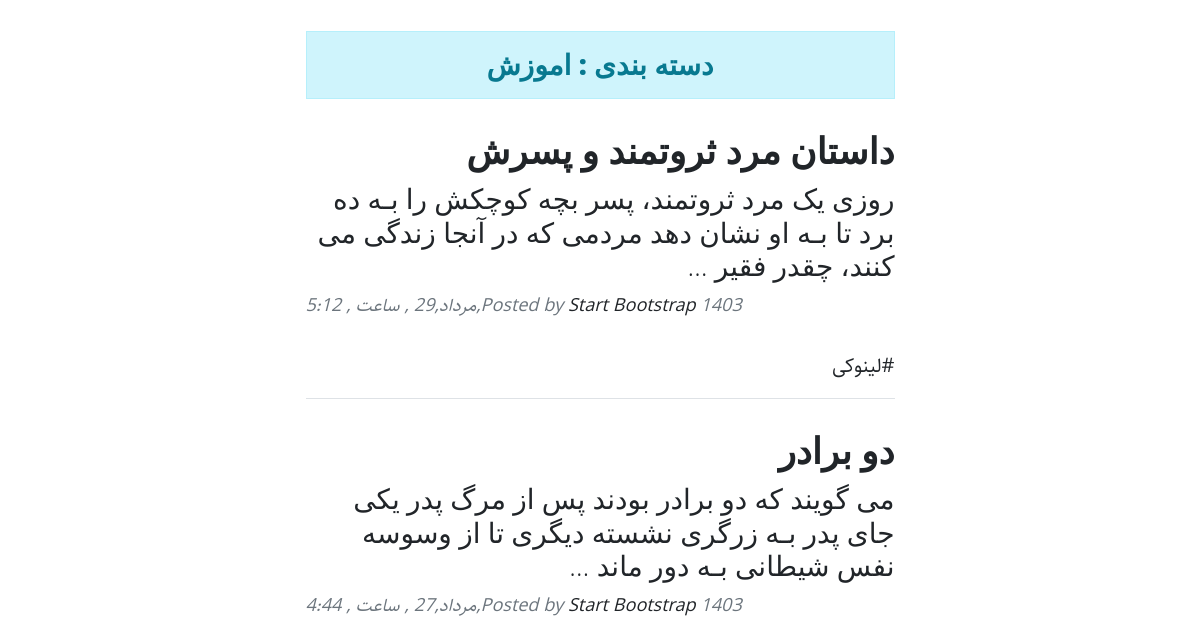
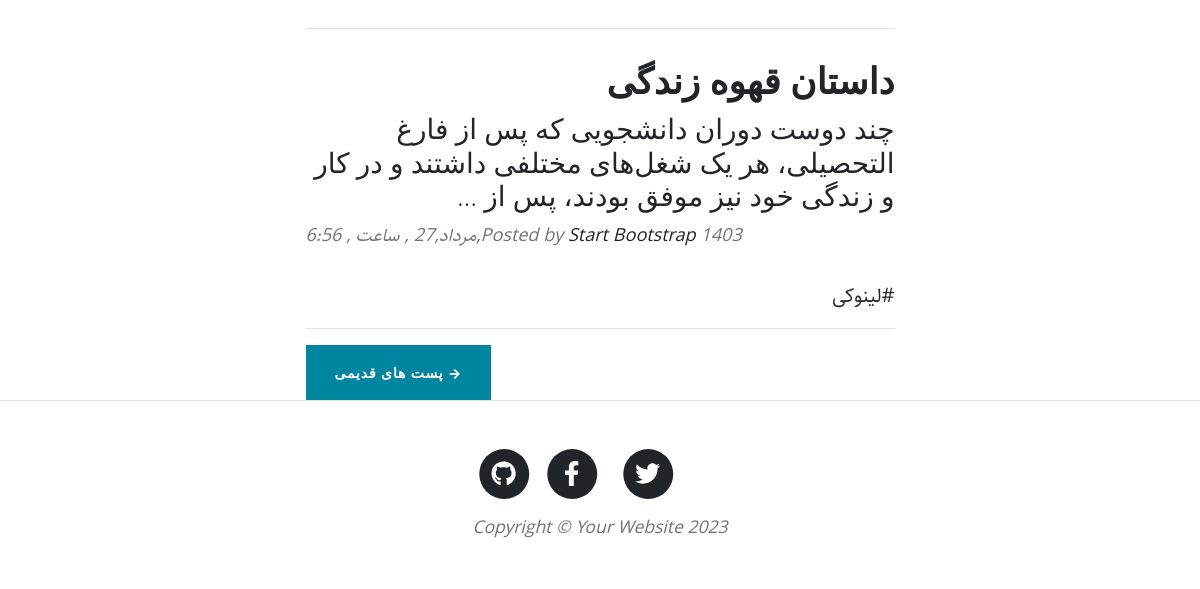
/category/learning (lower part), run on an earlier commit of the app's database (2 pictures, top to bottom).
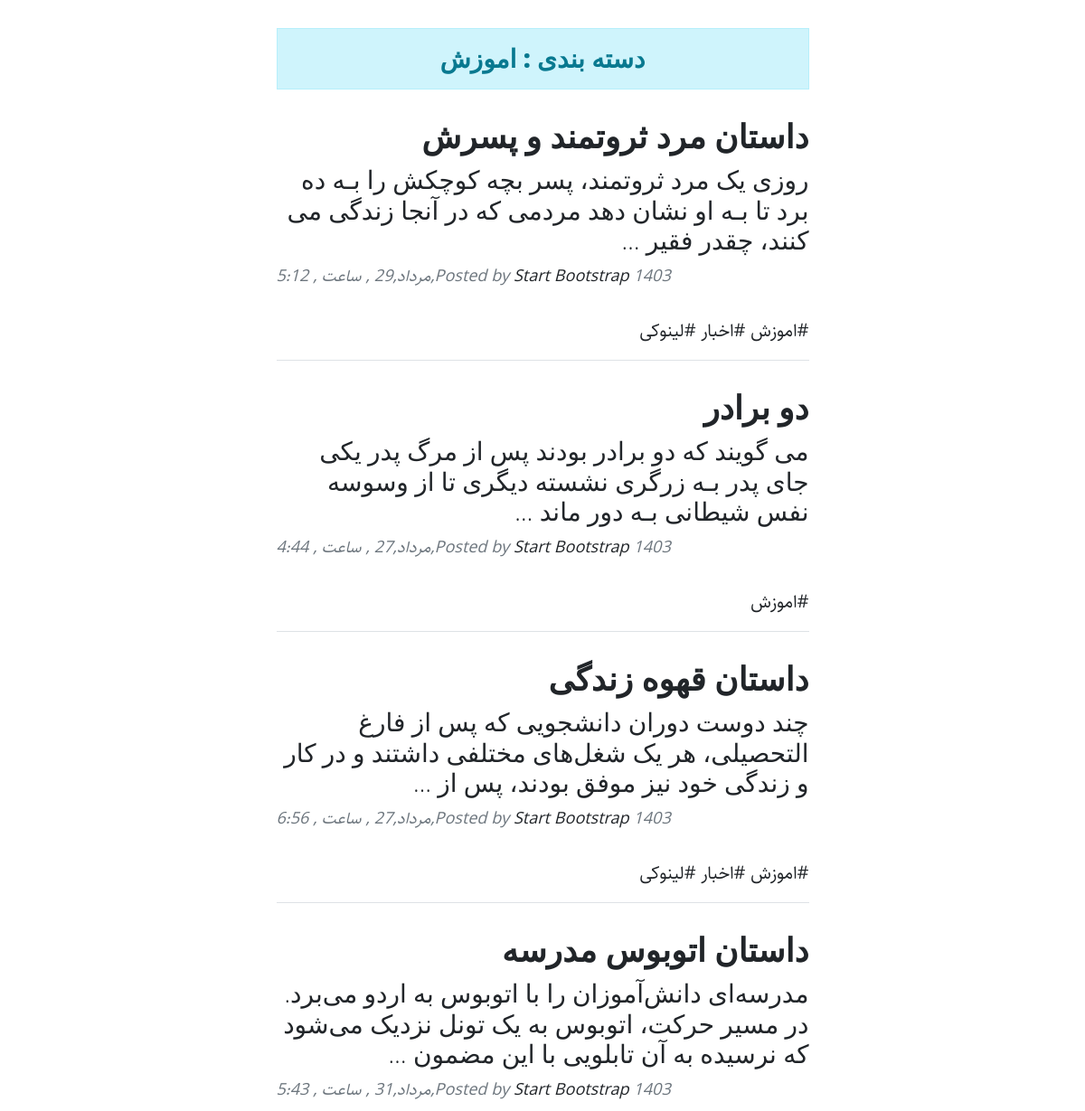
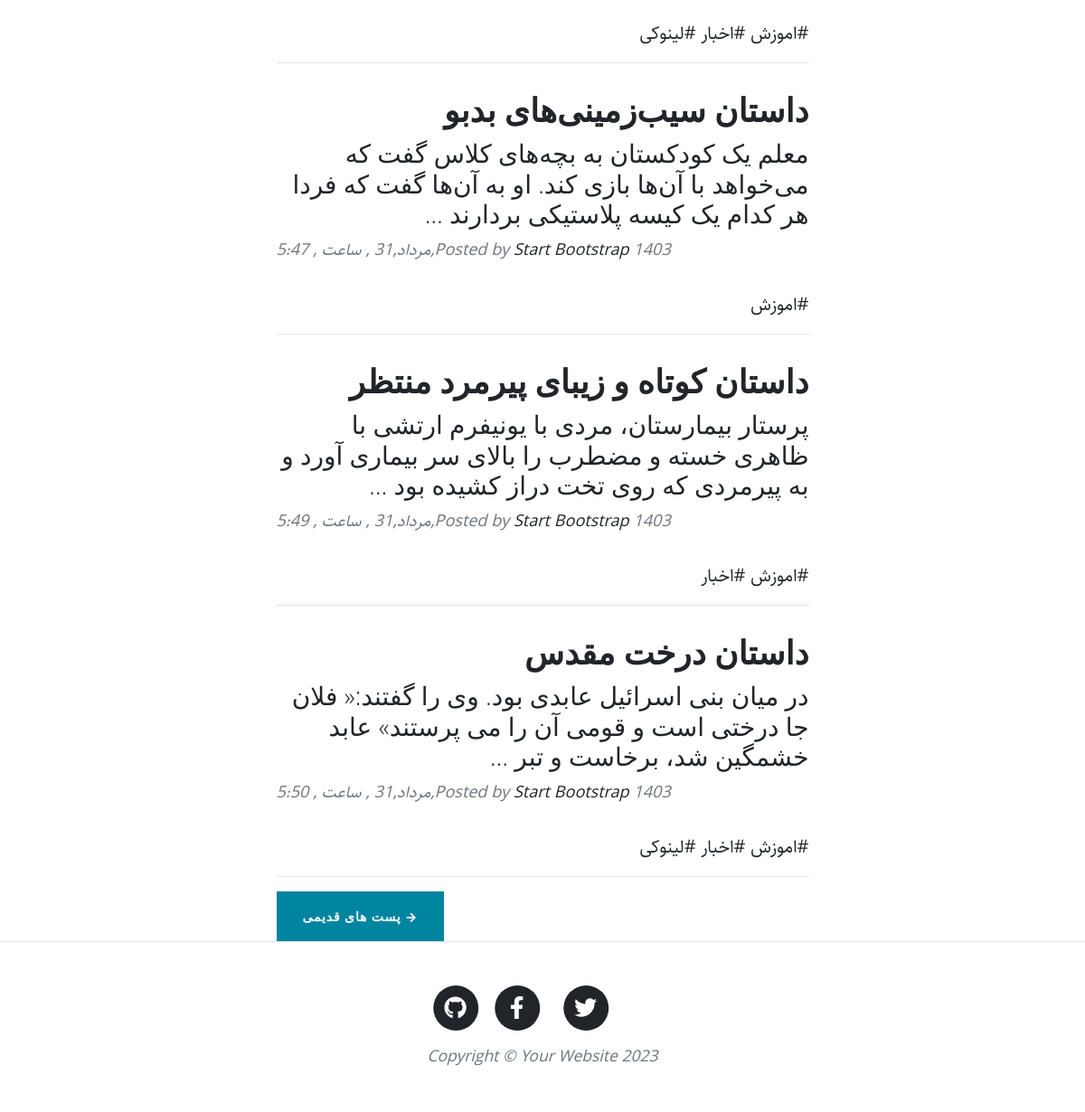
And on a later commit of the database (2 pictures, top to bottom).
### home/models.py (models this page shows, shortened)
class Category(models.Model):
    parent = models.ForeignKey('self', null=True, blank=True, related_name='children', on_delete=models.SET_NULL, verbose_name='زیر دسته')
    title = models.CharField(max_length=100, verbose_name="عنوان دسته بندی")
    slug = models.SlugField(max_length=100, unique=True, verbose_name="ادرس دسته بندی")
    status = models.BooleanField(default=True, verbose_name="آیا نمایش داده شود؟")
    position = models.IntegerField(verbose_name="موقعیت")
    class Meta:  # ین کلاس برای تنظیمات مدل هست
        verbose_name_plural = 'دسته بندی ها'
        verbose_name = 'دسته بندی'
        ordering = ['parent__id', 'position'] # می خوام رکورد ها بر اساس پوزیشن و به صورت صعودی مرتب بشه

class Article(models.Model):
    STATUS_CHOICES = (
        ('D', 'پیش نویس'),  #  اگر دف انتخاب بشه دی نشون میده
        ('P', 'منتشر شده'),  #  اگر پابلیش انتخاب بشه پی نشون میده
    )
    title = models.CharField(max_length=100, verbose_name="عنوان مقاله")
    slug = models.SlugField(max_length=100, unique=True, verbose_name="ادرس مقاله")  #  ادرس
    category = models.ManyToManyField(Category, verbose_name="دسته بندی", related_name="articles")  #  برای دسته بندی استفاده میشه
    description = models.TextField(verbose_name="محتوا")  #
    thumbnail = models.ImageField(upload_to="thumbnails", verbose_name="تصویر مقاله")
    published = models.DateTimeField(default=timezone.now, verbose_name='زمان انتشار مقاله')  #  زمان انتشار
    created = models.DateTimeField(auto_now_add=True, verbose_name='زمان ساخت مقاله')  #  زمان ساخت
    updated = models.DateTimeField(auto_now=True, verbose_name='زمان ادیت مقاله')  #  زمان ابدیت
    status = models.CharField(max_length=1, choices=STATUS_CHOICES, default='D', verbose_name="وضعیت")
    class Meta: # ین کلاس برای تنظیمات مدل هست
        verbose_name_plural = 'مقالات' # برای جا هایی که نام مدل رو باید به صورت جمع بنویسه
        verbose_name = 'مقاله' # این دو تا نامی که برای مدل توی ادمین پنل باید بزارم رو تعیین میکنه
    def jpublished(self):  # ین تابع تایم رو برای تغییرات به تابع میفرسته تا تاریخ به شمسی بشه
        return change_to_jalali(self.published)
    def category_status(self):  # اگر توی کتگوری گفته شده باشه نمایش داده شود انگاه status = True
        return self.category.filter(status=True)
    objects = ArticleManager()  # منیجر ArticleManeger به قابلیت های منیجر objects اضافه میشه
    def thumbnail_tag(self): # این تابع برای نمایش تصویر هستش
        return format_html(f"<img width = 100 height = 75 style = border-radius:6px src='{self.thumbnail.url}'>")
    thumbnail_tag.short_description = "تصویر"

### home/views.py (the view)
# urls.py: path('category/<slug:slug>', views.category, name='category'),
def category(request, slug): # این تابع برای category هستش
    context = {
        'category': get_object_or_404(Category, slug=slug) # کتگوری های یک ارتیکل رو میگیره
    }
    return render(request, 'category.html', context)

### extensions/jalali.py (called while the page is built)
    def persian_tuple(self):
        return self.persian_year, self.persian_month, self.persian_day

### extensions/utils.py (called while the page is built)
def change_to_jalali(time):  #  برای تغییر اطلاعات به شمسی
    time_to_string = f"{time.year},{time.month},{time.day}" # فرمت رو به استرینگ تبدیل میکنه
    time_to_tuple = jalali.Gregorian(time_to_string).persian_tuple()  #  به شمسی تبدیل میکنه
    jmonth = ["فروردین","اردیبهشت","خرداد","تیر","مرداد","شهریور","مهر","ابان","اذر","دی","بهمن","سفند"]
    time_to_list = list(time_to_tuple)
    for index, month in enumerate(jmonth): # enumerate به هر عنصر از ارایه یک اندیس میده و month میشه نام هر عنصر
        if time_to_list[1] == index + 1:
            time_to_list[1] = month
            break
    output = f"{time_to_list[0]},{time_to_list[1]},{time_to_list[2]} , ساعت , {time.hour}:{time.minute}"
    return output

### home/templatetags/base_tags.py (called while the page is built)
@register.simple_tag
def title():
    return 'وبلاگ جنگویی'

### home/templates/category.html (shortened to what this page needs)
{% extends 'base.html' %}
{% load static %}
        {% block main %}
        <div class="container px-4 px-lg-5">
            <div class="row gx-4 gx-lg-5 justify-content-center">
                <div class="col-md-10 col-lg-8 col-xl-7">
                    <h3 class="alert alert-info text-center" >دسته بندی : {{ category.title }}</h3>
                    {% for item in category.articles.all %}
                        <div class="post-preview">
                            <a class = "card-body" href = "{% url 'home:detail' item.slug %}">
                                <h2 class="post-title">{{item.title}}</h2>
                                <h3 class="post-subtitle">{{item.description|truncatewords:25}}</h3>
                            </a>
                            <p class="post-meta">
                                Posted by
                                <a href="#!">Start Bootstrap</a>
                                {{item.jpublished}}
                            </p>
                            <div>
                                {% for cat in item.category_status.all %}
                                    <a href="{% url 'home:category' cat.slug %}" >#{{cat.title}}</a>
                                {% endfor %}
                            </div>
                        </div>
                        <hr>
                    {% endfor %}
                    <div class="pager-botton"><a class="btn btn-primary text-uppercase" href="#!">→ پست های قدیمی </a></div>
                </div>
            </div>
        </div>
        {% endblock %}

### home/templates/base.html (shortened to what this page needs)
<!DOCTYPE html>
{% load base_tags %}
{% load static %}
<html lang="en">
<head>
    <link href="{% static 'home/css/styles.css' %}" rel="stylesheet" />
    <link href="{% static 'home/css/rtl.css' %}" rel="stylesheet" />
    </head>
    <body>
    </body>
</html>
        {% block main %}
        {% endblock %}
        <footer class="border-top">
            <div class="container px-4 px-lg-5">
                <div class="row gx-4 gx-lg-5 justify-content-center">
                    <div class="col-md-10 col-lg-8 col-xl-7">
                        <ul class="list-inline text-center">
                            <li class="list-inline-item">
                                <a href="#!">
                                    <span class="fa-stack fa-lg">
                                        <i class="fas fa-circle fa-stack-2x"></i>
                                        <i class="fab fa-twitter fa-stack-1x fa-inverse"></i>
                                    </span>
                                </a>
                            </li>
                            <li class="list-inline-item">
                                <a href="#!">
                                    <span class="fa-stack fa-lg">
                                        <i class="fas fa-circle fa-stack-2x"></i>
                                        <i class="fab fa-facebook-f fa-stack-1x fa-inverse"></i>
                                    </span>
                                </a>
                            </li>
                            <li class="list-inline-item">
                                <a href="#!">
                                    <span class="fa-stack fa-lg">
                                        <i class="fas fa-circle fa-stack-2x"></i>
                                        <i class="fab fa-github fa-stack-1x fa-inverse"></i>
                                    </span>
                                </a>
                            </li>
                        </ul>
                        <div class="small text-center text-muted fst-italic">Copyright &copy; Your Website 2023</div>
                    </div>
                </div>
            </div>
        </footer>
    </body>
</html>

### static/home/css/rtl.css (style rules this page uses)
body { direction: rtl; text-align: right; font-family: Sahel; font-size: 20px; }
.post-meta { text-align: left; }
.pager-botton { float: left !important; }

What changed in the data, as far as the page shows it:
changed Article "داستان مرد ثروتمند و پسرش": gains Category (title "اموزش")
now on this page (row edited): Category: title "اخبار"
changed Article "دو برادر": gains Category (title "اموزش")
changed Article "داستان قهوه زندگی": gains Category (title "اموزش")
added Article: title "داستان اتوبوس مدرسه", description "مدرسه‌ای دانش‌آموزان را با اتوبوس به اردو می‌برد. در مسیر حرکت، اتوبوس به یک تونل نزدیک می‌شود که نرسیده به آن تابلویی با این مضمون …", jpublished "1403,مرداد,31 , ساعت , 5:43", Category (title "اموزش"), Category (title "لینوکی")
added Article: title "داستان سیب‌زمینی‌های بدبو", description "معلم یک کودکستان به بچه‌های کلاس گفت که می‌خواهد با آن‌ها بازی کند. او به آن‌ها گفت که فردا هر کدام یک کیسه پلاستیکی بردارند …", jpublished "1403,مرداد,31 , ساعت , 5:47", Category (title "اموزش")
added Article: title "داستان کوتاه و زیبای پیرمرد منتظر", description "پرستار بیمارستان، مردی با یونیفرم ارتشی با ظاهری خسته و مضطرب را بالای سر بیماری آورد و به پیرمردی که روی تخت دراز کشیده بود …", jpublished "1403,مرداد,31 , ساعت , 5:49", Category (title "اموزش")
added Article: title "داستان درخت مقدس", description "در میان بنی اسرائیل عابدی بود. وی را گفتند:« فلان جا درختی است و قومی آن را می پرستند» عابد خشمگین شد، برخاست و تبر …", jpublished "1403,مرداد,31 , ساعت , 5:50", Category (title "اموزش"), Category (title "لینوکی")
